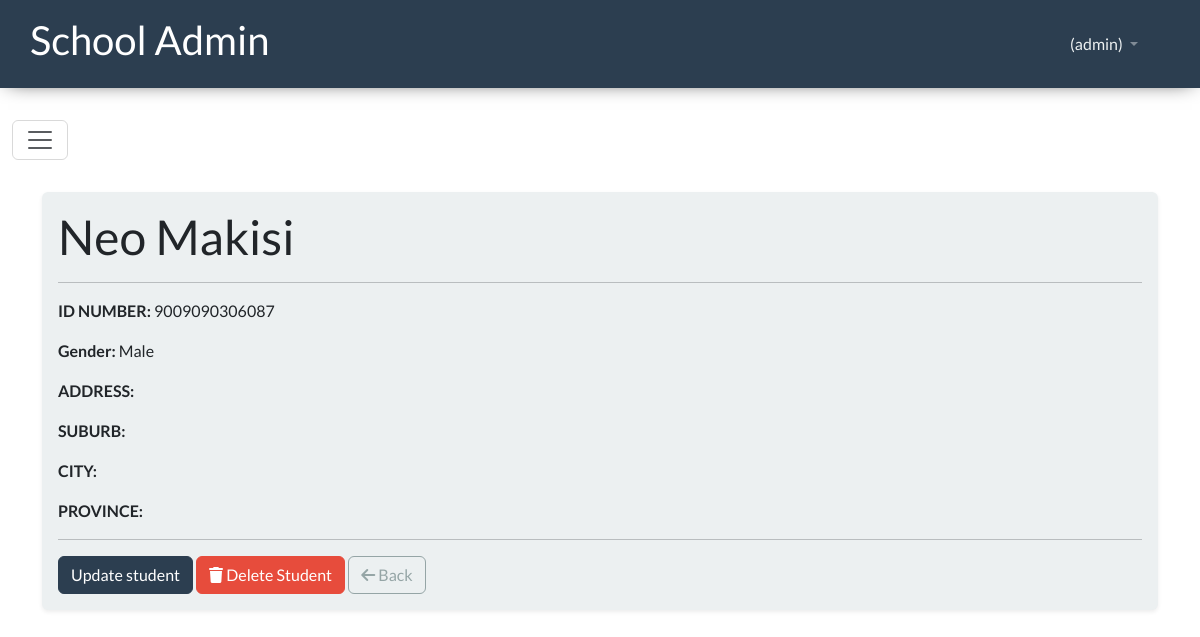
The app's page /student_details/22 (signed in) with its own data.
### school_app/models.py (models this page shows, shortened)
class CommonFields(models.Model):
    GENDER = [
        ("Male", "Male"),
        ("Female", "Female")
    ]
    first_name = models.CharField(max_length=100)
    last_name = models.CharField(max_length=100)
    id_number = models.CharField(max_length=13)
    gender = models.CharField(null=True, max_length=6, choices=GENDER)
    class Meta:
        abstract = True

class Student(CommonFields):
    RELATIONSHIP = [
        ("Father", "Father"),
        ("Mother", "Mother"),
        ("Guardian", "Guardian"),
    ]
    parent_name = models.CharField(max_length=100, null=True)
    parent_rel_to_student = models.CharField(verbose_name="Relationship", max_length=8, null=True, choices=RELATIONSHIP) #might need to figure out how make this a select / it worked
    contact_number = models.CharField(verbose_name="Contact", max_length=10, null=True) # validation for numbers only
    email = models.CharField(max_length=100, null=True) # validation for numbers only

### school_app/views.py (the view)
# urls.py: path("student_details/<int:pk>", views.view_student_details, name="student_details"),
@login_required(login_url="login")
def view_student_details(request, pk):
    student = Student.objects.get(pk=pk)
    context = {"student": student}
    return render(request, "school_app/student_details.html", context=context)

### school_app/templates/school_app/student_details.html
{% extends 'school_app/base.html' %}
{% block content %}
  <div class="container-fluid p-0">
    {% include 'school_app/side_nav.html' %}
    <div class="container">
      <div class="bg-light rounded shadow-sm mt-3 p-3">
        <h1>{{student.first_name}} {{student.last_name}}</h1>
        <hr>
        <p><strong>ID NUMBER:</strong> {{student.id_number}}</p>
        <p><strong>Gender:</strong> {{student.gender}}</p>
        <p><strong>ADDRESS:</strong></p>
        <p><strong>SUBURB:</strong></p>
        <p><strong>CITY:</strong></p>
        <p><strong>PROVINCE:</strong></p>
        <hr>
        <a href="{% url 'update_student' student.id %}" class="btn btn-primary">Update student</a>
        <a href="{% url 'delete_student' student.id %}" class="btn btn-danger"><i class="fa fa-sharp fa-trash"></i> Delete Student</a>
        <a href="{% url 'student_list' %}" class="btn btn-outline-secondary"><i class="fa-solid fa-arrow-left"></i> Back</a>
      </div>
    </div>
  </div>
{% endblock content %}

### school_app/templates/school_app/navbar.html (shortened to what this page needs)
<nav class="nav navbar-expand-lg py-3 bg-primary sticky-top" data-bs-theme="dark">
  <div class="container d-flex justify-content-between align-items-center p-0">
    <h2>School Admin</h2>
    {% if user.is_authenticated %}
    <li class="nav-item dropdown">
      <a class="nav-link dropdown-toggle" href="#" role="button" data-bs-toggle="dropdown" aria-expanded="false">
        <span class="text-light">({{ user }})</span>
      </a>
    </li>
    {% else %}
      <div>
        <a class="text-light text-decoration-none" href="{% url 'user_registration' %}">Register</a> / <a class="text-light text-decoration-none" href="{% url 'login' %}">Login</a>
      </div>
    {% endif %}
  </div>
</nav>

### school_app/static/css/base.css (style rules this page uses)
html, body { height: 100vh; }
nav { background-color: #003049; color: #fff; box-shadow: 0 0 20px -8px #000; }

### records on screen
Student: first_name "Neo", last_name "Makisi", id_number "9009090306087", gender "Male"

### other values on screen
{{ user }} "admin"
